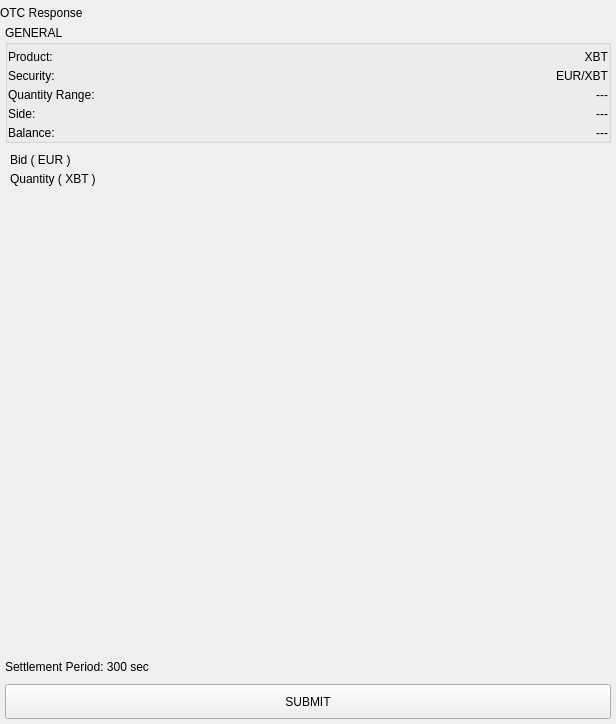
<?xml version="1.0" encoding="UTF-8"?>
<ui version="4.0">
 <class>CreateOTCResponseWidget</class>
 <widget class="QWidget" name="CreateOTCResponseWidget">
  <property name="geometry">
   <rect>
    <x>0</x>
    <y>0</y>
    <width>616</width>
    <height>724</height>
   </rect>
  </property>
  <property name="windowTitle">
   <string>Form</string>
  </property>
  <layout class="QVBoxLayout" name="verticalLayout_7">
   <property name="spacing">
    <number>0</number>
   </property>
   <property name="leftMargin">
    <number>0</number>
   </property>
   <property name="topMargin">
    <number>0</number>
   </property>
   <property name="rightMargin">
    <number>0</number>
   </property>
   <property name="bottomMargin">
    <number>0</number>
   </property>
   <item>
    <widget class="QWidget" name="headerWidget" native="true">
     <property name="minimumSize">
      <size>
       <width>0</width>
       <height>25</height>
      </size>
     </property>
     <property name="headerPanel" stdset="0">
      <bool>true</bool>
     </property>
     <layout class="QVBoxLayout" name="verticalLayout">
      <property name="spacing">
       <number>0</number>
      </property>
      <property name="leftMargin">
       <number>0</number>
      </property>
      <property name="topMargin">
       <number>0</number>
      </property>
      <property name="rightMargin">
       <number>0</number>
      </property>
      <property name="bottomMargin">
       <number>0</number>
      </property>
      <item>
       <widget class="QLabel" name="headerLabel">
        <property name="text">
         <string>OTC Response</string>
        </property>
        <property name="headerLabel" stdset="0">
         <bool>true</bool>
        </property>
        <property name="leftMargin" stdset="0">
         <number>5</number>
        </property>
       </widget>
      </item>
     </layout>
    </widget>
   </item>
   <item>
    <widget class="QWidget" name="generalWidget" native="true">
     <layout class="QVBoxLayout" name="verticalLayout_6">
      <property name="spacing">
       <number>5</number>
      </property>
      <property name="leftMargin">
       <number>5</number>
      </property>
      <property name="topMargin">
       <number>0</number>
      </property>
      <property name="rightMargin">
       <number>5</number>
      </property>
      <property name="bottomMargin">
       <number>0</number>
      </property>
      <item>
       <widget class="QGroupBox" name="groupBox">
        <property name="title">
         <string>GENERAL</string>
        </property>
        <layout class="QVBoxLayout" name="verticalLayout_2">
         <property name="spacing">
          <number>5</number>
         </property>
         <property name="leftMargin">
          <number>0</number>
         </property>
         <property name="topMargin">
          <number>5</number>
         </property>
         <property name="rightMargin">
          <number>0</number>
         </property>
         <property name="bottomMargin">
          <number>0</number>
         </property>
         <item>
          <widget class="QWidget" name="widgetProduct" native="true">
           <layout class="QHBoxLayout" name="horizontalLayout">
            <property name="spacing">
             <number>0</number>
            </property>
            <property name="leftMargin">
             <number>0</number>
            </property>
            <property name="topMargin">
             <number>0</number>
            </property>
            <property name="rightMargin">
             <number>0</number>
            </property>
            <property name="bottomMargin">
             <number>0</number>
            </property>
            <item>
             <widget class="QLabel" name="label">
              <property name="text">
               <string>Product:</string>
              </property>
             </widget>
            </item>
            <item>
             <widget class="QLabel" name="label_2">
              <property name="text">
               <string>XBT</string>
              </property>
              <property name="alignment">
               <set>Qt::AlignRight|Qt::AlignTrailing|Qt::AlignVCenter</set>
              </property>
              <property name="whiteLabel" stdset="0">
               <bool>true</bool>
              </property>
             </widget>
            </item>
           </layout>
          </widget>
         </item>
         <item>
          <widget class="QWidget" name="widgetSecurity" native="true">
           <layout class="QHBoxLayout" name="horizontalLayout_2">
            <property name="spacing">
             <number>0</number>
            </property>
            <property name="leftMargin">
             <number>0</number>
            </property>
            <property name="topMargin">
             <number>0</number>
            </property>
            <property name="rightMargin">
             <number>0</number>
            </property>
            <property name="bottomMargin">
             <number>0</number>
            </property>
            <item>
             <widget class="QLabel" name="label_3">
              <property name="text">
               <string>Security:</string>
              </property>
             </widget>
            </item>
            <item>
             <widget class="QLabel" name="label_4">
              <property name="text">
               <string>EUR/XBT</string>
              </property>
              <property name="alignment">
               <set>Qt::AlignRight|Qt::AlignTrailing|Qt::AlignVCenter</set>
              </property>
              <property name="whiteLabel" stdset="0">
               <bool>true</bool>
              </property>
             </widget>
            </item>
           </layout>
          </widget>
         </item>
         <item>
          <widget class="QWidget" name="widgetRange" native="true">
           <layout class="QHBoxLayout" name="horizontalLayout_4">
            <property name="spacing">
             <number>0</number>
            </property>
            <property name="leftMargin">
             <number>0</number>
            </property>
            <property name="topMargin">
             <number>0</number>
            </property>
            <property name="rightMargin">
             <number>0</number>
            </property>
            <property name="bottomMargin">
             <number>0</number>
            </property>
            <item>
             <widget class="QLabel" name="label_6">
              <property name="text">
               <string>Quantity Range:</string>
              </property>
             </widget>
            </item>
            <item>
             <widget class="QLabel" name="labelRange">
              <property name="text">
               <string>---</string>
              </property>
              <property name="alignment">
               <set>Qt::AlignRight|Qt::AlignTrailing|Qt::AlignVCenter</set>
              </property>
              <property name="whiteLabel" stdset="0">
               <bool>true</bool>
              </property>
             </widget>
            </item>
           </layout>
          </widget>
         </item>
         <item>
          <widget class="QWidget" name="widgetSide" native="true">
           <layout class="QHBoxLayout" name="horizontalLayout_3">
            <property name="spacing">
             <number>0</number>
            </property>
            <property name="leftMargin">
             <number>0</number>
            </property>
            <property name="topMargin">
             <number>0</number>
            </property>
            <property name="rightMargin">
             <number>0</number>
            </property>
            <property name="bottomMargin">
             <number>0</number>
            </property>
            <item>
             <widget class="QLabel" name="label_5">
              <property name="text">
               <string>Side:</string>
              </property>
             </widget>
            </item>
            <item>
             <widget class="QLabel" name="labelSide">
              <property name="text">
               <string>---</string>
              </property>
              <property name="alignment">
               <set>Qt::AlignRight|Qt::AlignTrailing|Qt::AlignVCenter</set>
              </property>
              <property name="whiteLabel" stdset="0">
               <bool>true</bool>
              </property>
             </widget>
            </item>
           </layout>
          </widget>
         </item>
         <item>
          <widget class="QWidget" name="widgetBalance" native="true">
           <layout class="QHBoxLayout" name="horizontalLayout_6">
            <property name="spacing">
             <number>0</number>
            </property>
            <property name="leftMargin">
             <number>0</number>
            </property>
            <property name="topMargin">
             <number>0</number>
            </property>
            <property name="rightMargin">
             <number>0</number>
            </property>
            <property name="bottomMargin">
             <number>0</number>
            </property>
            <item>
             <widget class="QLabel" name="label_7">
              <property name="text">
               <string>Balance:</string>
              </property>
             </widget>
            </item>
            <item>
             <widget class="QLabel" name="label_8">
              <property name="text">
               <string>---</string>
              </property>
              <property name="alignment">
               <set>Qt::AlignRight|Qt::AlignTrailing|Qt::AlignVCenter</set>
              </property>
              <property name="whiteLabel" stdset="0">
               <bool>true</bool>
              </property>
             </widget>
            </item>
           </layout>
          </widget>
         </item>
        </layout>
       </widget>
      </item>
      <item>
       <widget class="QWidget" name="widgetSliders" native="true">
        <layout class="QVBoxLayout" name="verticalLayout_5">
         <property name="spacing">
          <number>5</number>
         </property>
         <property name="leftMargin">
          <number>5</number>
         </property>
         <property name="topMargin">
          <number>5</number>
         </property>
         <property name="rightMargin">
          <number>0</number>
         </property>
         <property name="bottomMargin">
          <number>0</number>
         </property>
         <item>
          <widget class="QWidget" name="widgetPriceRangeContainer" native="true">
           <layout class="QVBoxLayout" name="verticalLayout_3">
            <property name="spacing">
             <number>0</number>
            </property>
            <property name="leftMargin">
             <number>0</number>
            </property>
            <property name="topMargin">
             <number>0</number>
            </property>
            <property name="rightMargin">
             <number>0</number>
            </property>
            <property name="bottomMargin">
             <number>0</number>
            </property>
            <item>
             <widget class="QLabel" name="labelRangePriceProduct">
              <property name="text">
               <string>Bid ( EUR )</string>
              </property>
             </widget>
            </item>
            <item>
             <widget class="RangeWidget" name="widgetPriceRange" native="true"/>
            </item>
           </layout>
          </widget>
         </item>
         <item>
          <widget class="QWidget" name="widgetAmountRangeContainer" native="true">
           <layout class="QVBoxLayout" name="verticalLayout_4">
            <property name="spacing">
             <number>0</number>
            </property>
            <property name="leftMargin">
             <number>0</number>
            </property>
            <property name="topMargin">
             <number>0</number>
            </property>
            <property name="rightMargin">
             <number>0</number>
            </property>
            <property name="bottomMargin">
             <number>0</number>
            </property>
            <item>
             <widget class="QLabel" name="labelQuantity">
              <property name="text">
               <string>Quantity ( XBT )</string>
              </property>
             </widget>
            </item>
            <item>
             <widget class="RangeWidget" name="widgetAmountRange" native="true"/>
            </item>
           </layout>
          </widget>
         </item>
        </layout>
       </widget>
      </item>
     </layout>
    </widget>
   </item>
   <item>
    <spacer name="verticalSpacer">
     <property name="orientation">
      <enum>Qt::Vertical</enum>
     </property>
     <property name="sizeHint" stdset="0">
      <size>
       <width>20</width>
       <height>252</height>
      </size>
     </property>
    </spacer>
   </item>
   <item>
    <widget class="QWidget" name="widgetNote" native="true">
     <layout class="QHBoxLayout" name="horizontalLayout_9">
      <property name="spacing">
       <number>5</number>
      </property>
      <property name="leftMargin">
       <number>5</number>
      </property>
      <property name="topMargin">
       <number>5</number>
      </property>
      <property name="rightMargin">
       <number>5</number>
      </property>
      <property name="bottomMargin">
       <number>5</number>
      </property>
      <item>
       <widget class="QLabel" name="label_9">
        <property name="text">
         <string>Settlement Period: 300 sec</string>
        </property>
       </widget>
      </item>
     </layout>
    </widget>
   </item>
   <item>
    <widget class="QWidget" name="horizontalWidgetSubmit" native="true">
     <property name="minimumSize">
      <size>
       <width>0</width>
       <height>0</height>
      </size>
     </property>
     <property name="buttonBar" stdset="0">
      <bool>true</bool>
     </property>
     <layout class="QHBoxLayout" name="horizontalLayout_4">
      <property name="spacing">
       <number>5</number>
      </property>
      <property name="leftMargin">
       <number>5</number>
      </property>
      <property name="topMargin">
       <number>5</number>
      </property>
      <property name="rightMargin">
       <number>5</number>
      </property>
      <property name="bottomMargin">
       <number>5</number>
      </property>
      <item>
       <widget class="QPushButton" name="pushButtonSubmit">
        <property name="minimumSize">
         <size>
          <width>0</width>
          <height>35</height>
         </size>
        </property>
        <property name="styleSheet">
         <string notr="true"/>
        </property>
        <property name="text">
         <string>SUBMIT</string>
        </property>
       </widget>
      </item>
     </layout>
    </widget>
   </item>
  </layout>
 </widget>
 <customwidgets>
  <customwidget>
   <class>RangeWidget</class>
   <extends>QWidget</extends>
   <header location="global">RangeWidget.h</header>
   <container>1</container>
  </customwidget>
 </customwidgets>
 <resources/>
 <connections/>
</ui>
